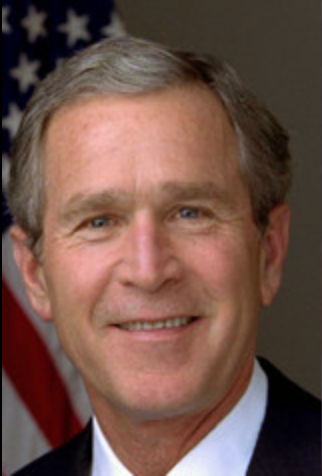
#> input picture sources/source1.png, 322 x 476 px
$ python check.py
#> lines starting #> are read from the running program, lines starting #| are printed output that depends on the picture
from PIL import Image, ImageDraw

f = open("morphing1.txt")
#> (reads sources/morphing1.txt from the repository)

a = []
b = []

for line in f.readlines():
    t = [int(x) for x in line.strip().split(' ')]
    if (len(t) == 2):
        a.append(t)
    else:
        b.append(t)

im = Image.open("source1.png")
#> im is the input picture: PIL image 322x476 RGBA; mean R, G, B, A 111.4, 82, 72.5, 255
draw = ImageDraw.Draw(im)

for tri in b:
    x, y, z = tri
    draw.line((a[x][0], a[x][1], a[y][0], a[y][1]) ,width=3)
    draw.line((a[x][0], a[x][1], a[z][0], a[z][1]) ,width=3)
    draw.line((a[z][0], a[z][1], a[y][0], a[y][1]) ,width=3)

im.save("delaunay1.png")
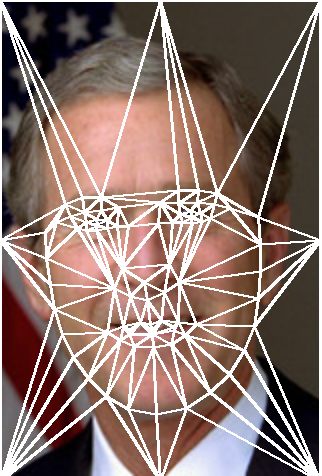
#> saved as delaunay1.png: PIL image 322x476 RGBA; mean R, G, B, A 137.5, 114.5, 107.1, 255
